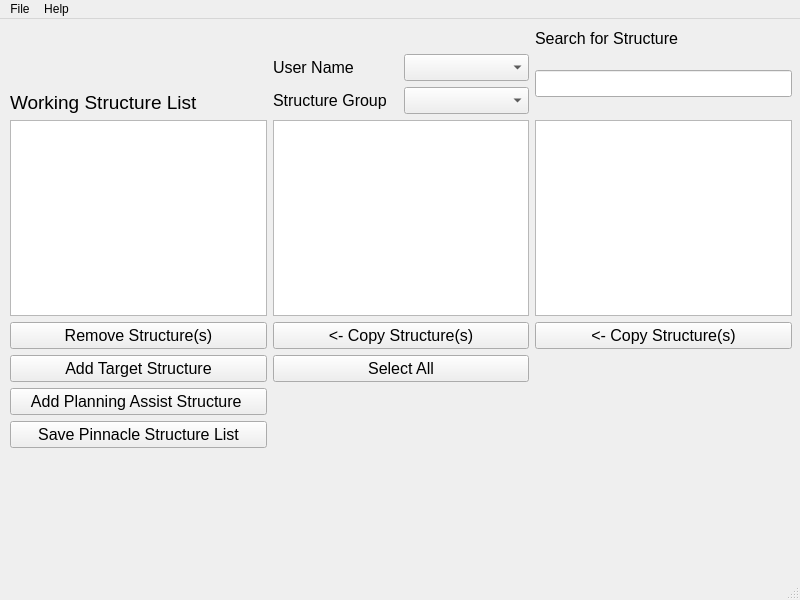
<?xml version="1.0" encoding="UTF-8"?>
<ui version="4.0">
 <class>StructureNaming</class>
 <widget class="QMainWindow" name="StructureNaming">
  <property name="geometry">
   <rect>
    <x>0</x>
    <y>0</y>
    <width>800</width>
    <height>600</height>
   </rect>
  </property>
  <property name="windowTitle">
   <string>MainWindow</string>
  </property>
  <widget class="QWidget" name="centralwidget">
   <widget class="QWidget" name="layoutWidget">
    <property name="geometry">
     <rect>
      <x>10</x>
      <y>10</y>
      <width>782</width>
      <height>419</height>
     </rect>
    </property>
    <layout class="QGridLayout" name="gridLayout">
     <item row="3" column="1">
      <widget class="QPushButton" name="copy_group_structures_button">
       <property name="font">
        <font>
         <pointsize>12</pointsize>
        </font>
       </property>
       <property name="text">
        <string>&lt;- Copy Structure(s)</string>
       </property>
      </widget>
     </item>
     <item row="0" column="2">
      <widget class="QLabel" name="search_label">
       <property name="font">
        <font>
         <pointsize>12</pointsize>
        </font>
       </property>
       <property name="text">
        <string>Search for Structure</string>
       </property>
      </widget>
     </item>
     <item row="2" column="2">
      <widget class="QListWidget" name="master_structure_list_widget">
       <property name="font">
        <font>
         <pointsize>12</pointsize>
        </font>
       </property>
      </widget>
     </item>
     <item row="3" column="2">
      <widget class="QPushButton" name="copy_master_list_structures_button">
       <property name="font">
        <font>
         <pointsize>12</pointsize>
        </font>
       </property>
       <property name="text">
        <string>&lt;- Copy Structure(s)</string>
       </property>
      </widget>
     </item>
     <item row="3" column="0">
      <widget class="QPushButton" name="remove_structures_button">
       <property name="font">
        <font>
         <pointsize>12</pointsize>
        </font>
       </property>
       <property name="text">
        <string>Remove Structure(s)</string>
       </property>
      </widget>
     </item>
     <item row="2" column="0">
      <widget class="QListWidget" name="working_structure_list_widget">
       <property name="font">
        <font>
         <pointsize>12</pointsize>
        </font>
       </property>
      </widget>
     </item>
     <item row="1" column="0">
      <widget class="QLabel" name="working_structure_list_label">
       <property name="font">
        <font>
         <pointsize>14</pointsize>
        </font>
       </property>
       <property name="text">
        <string>Working Structure List</string>
       </property>
       <property name="alignment">
        <set>Qt::AlignBottom|Qt::AlignLeading|Qt::AlignLeft</set>
       </property>
      </widget>
     </item>
     <item row="4" column="0">
      <widget class="QPushButton" name="add_target_volume_button">
       <property name="font">
        <font>
         <pointsize>12</pointsize>
        </font>
       </property>
       <property name="text">
        <string>Add Target Structure</string>
       </property>
      </widget>
     </item>
     <item row="1" column="2">
      <widget class="QLineEdit" name="structure_name_search_line_edit">
       <property name="font">
        <font>
         <pointsize>12</pointsize>
        </font>
       </property>
      </widget>
     </item>
     <item row="6" column="0">
      <widget class="QPushButton" name="save_pinnacle_structures_button">
       <property name="font">
        <font>
         <pointsize>12</pointsize>
        </font>
       </property>
       <property name="text">
        <string>Save Pinnacle Structure List</string>
       </property>
      </widget>
     </item>
     <item row="4" column="1">
      <widget class="QPushButton" name="select_all_button">
       <property name="font">
        <font>
         <pointsize>12</pointsize>
        </font>
       </property>
       <property name="text">
        <string>Select All</string>
       </property>
      </widget>
     </item>
     <item row="1" column="1">
      <layout class="QGridLayout" name="gridLayout_2">
       <item row="0" column="0">
        <widget class="QLabel" name="uses_combo_label">
         <property name="font">
          <font>
           <pointsize>12</pointsize>
          </font>
         </property>
         <property name="text">
          <string>User Name</string>
         </property>
        </widget>
       </item>
       <item row="0" column="1">
        <widget class="QComboBox" name="users_combo_box">
         <property name="font">
          <font>
           <pointsize>12</pointsize>
          </font>
         </property>
        </widget>
       </item>
       <item row="1" column="1">
        <widget class="QComboBox" name="structure_group_combo_box">
         <property name="font">
          <font>
           <pointsize>12</pointsize>
          </font>
         </property>
        </widget>
       </item>
       <item row="1" column="0">
        <widget class="QLabel" name="structure_group_label">
         <property name="font">
          <font>
           <pointsize>12</pointsize>
          </font>
         </property>
         <property name="text">
          <string>Structure Group</string>
         </property>
        </widget>
       </item>
      </layout>
     </item>
     <item row="2" column="1">
      <widget class="QListWidget" name="structure_group_list_widget">
       <property name="font">
        <font>
         <pointsize>12</pointsize>
        </font>
       </property>
      </widget>
     </item>
     <item row="5" column="0">
      <widget class="QPushButton" name="add_planning_assist_button">
       <property name="font">
        <font>
         <pointsize>12</pointsize>
        </font>
       </property>
       <property name="text">
        <string>Add Planning Assist Structure </string>
       </property>
      </widget>
     </item>
    </layout>
   </widget>
  </widget>
  <widget class="QMenuBar" name="menubar">
   <property name="geometry">
    <rect>
     <x>0</x>
     <y>0</y>
     <width>800</width>
     <height>20</height>
    </rect>
   </property>
   <widget class="QMenu" name="menuFile">
    <property name="title">
     <string>File</string>
    </property>
    <addaction name="actionAddNewStructureGroup"/>
    <addaction name="actionSavePinnacleStructureList"/>
    <addaction name="actionExit"/>
   </widget>
   <widget class="QMenu" name="menuHelp">
    <property name="title">
     <string>Help</string>
    </property>
    <addaction name="actionHelp"/>
    <addaction name="actionAbout"/>
   </widget>
   <addaction name="menuFile"/>
   <addaction name="menuHelp"/>
  </widget>
  <widget class="QStatusBar" name="statusbar"/>
  <action name="actionAddNewStructureGroup">
   <property name="text">
    <string>Add New Structure Group</string>
   </property>
  </action>
  <action name="actionHelp">
   <property name="text">
    <string>Help</string>
   </property>
  </action>
  <action name="actionAbout">
   <property name="text">
    <string>About</string>
   </property>
  </action>
  <action name="actionSavePinnacleStructureList">
   <property name="text">
    <string>Save Pinnacle Structure List</string>
   </property>
  </action>
  <action name="actionExit">
   <property name="text">
    <string>Exit</string>
   </property>
  </action>
 </widget>
 <resources/>
 <connections/>
</ui>
